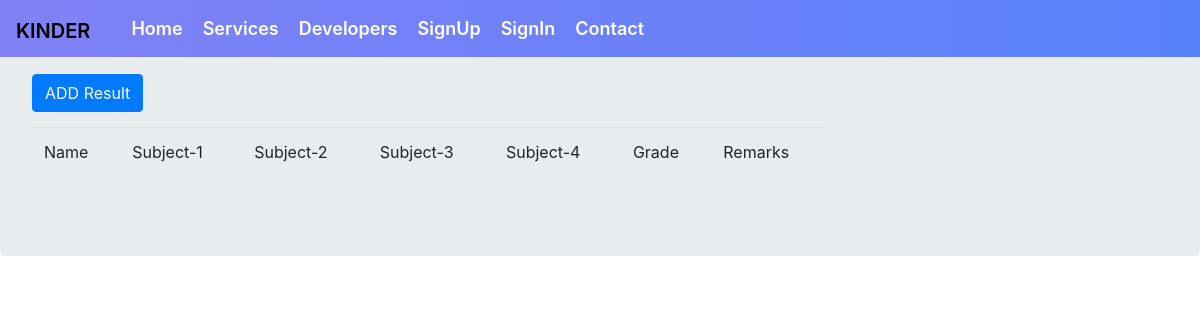
Before: /home/result/ with the older database file.
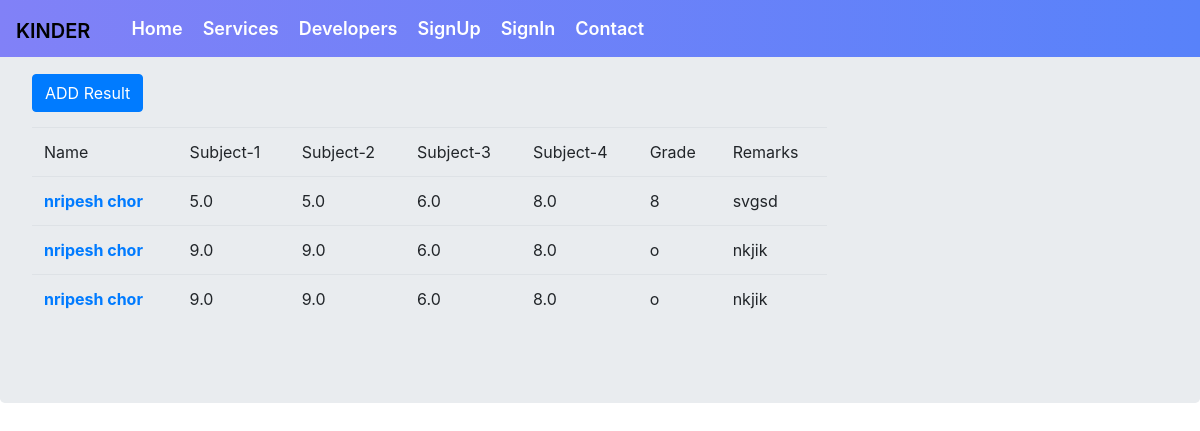
After: the same page with the newer database file.
### second/models.py (models this page shows, shortened)
class Result(models.Model):
    name = models.ForeignKey(Attendance, on_delete=models.CASCADE)
    subject1 = models.DecimalField(max_digits=4, decimal_places=1)
    subject2 = models.DecimalField(max_digits=4, decimal_places=1)
    subject3 = models.DecimalField(max_digits=4, decimal_places=1)
    subject4 = models.DecimalField(max_digits=4, decimal_places=1)
    grade = models.CharField(max_length=2)
    remarks = models.TextField()

class Attendance(models.Model):
    full_name = models.CharField(max_length=30)
    roll = models.IntegerField()
    childid = models.IntegerField()
    present_days_count = models.PositiveIntegerField(default=0)
    def __str__(self):
        return self.full_name

### second/views.py (the view)
# urls.py: path('result/', views.result, name='result'),
def result(request):
    context = {
        'results': Result.objects.all()
    }
    return render(request, 'result.html', context)

### second/templates/result.html (shortened to what this page needs)
<!DOCTYPE html>
{% extends "base1.html" %}
{% block base2 %}
<html lang="en">
{% load static %}
<head>
</head>
<body>
<div class="jumbotron">
    <table class="table table-hover" id="myTable" style="width: 70%">
        <thead class="thead thead-dark">
        {% if user.user_teachers != "" %}
            <a class="btn btn-primary" href="{% url 'addresult' %}" style="margin-left: 0px; margin-top: 10px; margin-bottom: 15px;">ADD Result</a>
        {% endif %}
            <tr>
                <td>Name</td>
                <td>Subject-1</td>
                <td>Subject-2</td>
                <td>Subject-3</td>
                <td>Subject-4</td>
                <td>Grade</td>
                <td>Remarks</td>
            </tr>
        </thead>
        {% for result in results %}
        <tr>
            <td><b><a href="{% url 'result-detail' result.id %}">{{result.name}}</a></b></td>
            <td>{{result.subject1}}</td>
            <td>{{result.subject2}}</td>
            <td>{{result.subject3}}</td>
            <td>{{result.subject4}}</td>
            <td>{{result.grade}}</td>
            <td>{{result.remarks}}</td>
        </tr>
        {% endfor %}
    </table>
</div>
</body>
</html>
{% endblock %}

### users/templates/base1.html (shortened to what this page needs)
<!DOCTYPE html>
<html lang="en">
<head>
    {% load static %}
    <link rel="stylesheet" href="{% static 'bootstrap/css/bootstrap.min.css' %}" type="text/css" >
    <link rel="stylesheet" href="{% static 'second.css' %}" type="text/css">
</head>
<body>
    <section id="nav-bar">
        <nav class="navbar navbar-expand-lg fixed-top ">
            <span class="navbar-brand mb-0 h1">KINDER</span>
            <div class="container">
                <div class="collapse navbar-collapse" id="navbarSupportedContent">
                    <ul class="navbar-nav">
                    {% if user.is_authenticated %}
                        <li class="nav-item">
                            <a class="nav-link" href="{% url 'home' %}" style="padding-right: 10px;padding-left: 10px;">Home <span
                                    class="sr-only">(current)</span></a>
                        </li>
                        <li class="nav-item">
                            <a class="nav-link" href="{% url 'profile' %}" style="padding-right: 10px;padding-left: 10px;">Profile</a>
                        </li>
                        <li class="nav-item">
                            <a class="nav-link" href="{% url 'logout' %}" style="padding-right: 10px;padding-left: 10px;">Log Out</a>
                        </li>
                    {% else %}
                        <li class="nav-item">
                            <a class="nav-link" href="{% url 'index' %}" style="padding-right: 10px;padding-left: 10px;">Home </a>
                        </li>
                        <li class="nav-item">
                            <a class="nav-link" href="{% url 'services' %}" style="padding-right: 10px;padding-left: 10px;">Services</a>
                        </li>
                        <li class="nav-item">
                            <a class="nav-link" href="{% url 'dev' %}" style="padding-right: 10px;padding-left: 10px;">Developers</a>
                        </li>
                        <li class="nav-item">
                            <a class="nav-link" href="{% url 'signup' %}" style="padding-right: 10px;padding-left: 10px;">SignUp</a>
                        </li>
                        <li class="nav-item">
                            <a class="nav-link" href="{% url 'login' %}" style="padding-right: 10px;padding-left: 10px;">SignIn</a>
                        </li>
                        <li class="nav-item">
                            <a class="nav-link" href="{% url 'contact' %}" style="padding-right: 10px;padding-left: 10px;">Contact</a>
                        </li>
                    {% endif %}
                    </ul>
                </div>
            </div>
        </nav>
    </section>
    {% block base2 %}
    {% endblock %}
</body>
</html>

### static/second.css (style rules this page uses)
.navbar { background-image: linear-gradient(to right, #8181F7, #5882FA); padding: 20 !important; padding-left: 50; }
.navbar-nav a { color: #fff !important; font-weight: 600; float: right; text-align: left; font-size: 18px; line-height: 25px; border-radius: 9px; }
.navbar-nav a::after { content: ''; display: block; height: 3px; background-color: #80dae0; position: absolute; top: 0; width: 0%; transition: all ease-in-out 250ms; }
.navbar-brand { color: #000 !important; font-weight: 600; padding-bottom: 0px; }
.navbar-nav li { padding: 20 0px; position: relative; }

Changed rows visible on the page:
added Result: name "nripesh chor", subject1 "5.0", subject2 "5.0", subject3 "6.0", subject4 "8.0", grade "8", remarks "svgsd"
added Result: name "nripesh chor", subject1 "9.0", subject2 "9.0", subject3 "6.0", subject4 "8.0", grade "o", remarks "nkjik"
added Result: name "nripesh chor", subject1 "9.0", subject2 "9.0", subject3 "6.0", subject4 "8.0", grade "o", remarks "nkjik"
